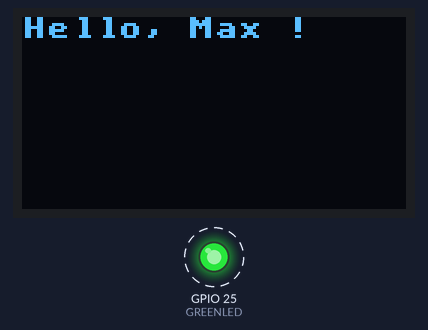
Recording of a program running on a simulated ESP32. On the bench: 128×64 one-colour display, output pins drawn as LEDs (lit = HIGH). Dashed ring = blinking. What the program prints to the serial monitor is not drawn.

Above: at 1.26 s.
At 1.87 s:
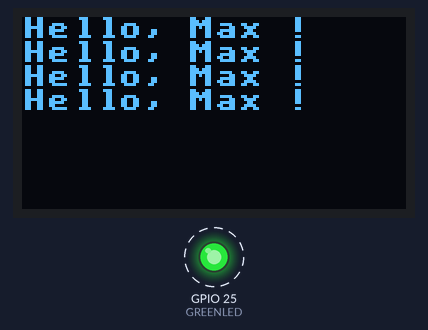
At 2.28 s:
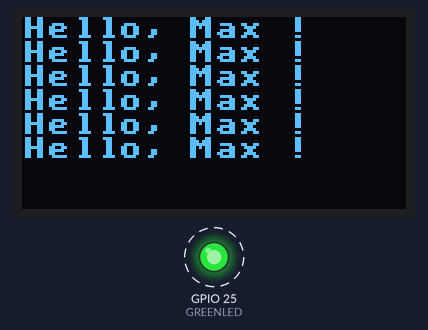
At 2.74 s:
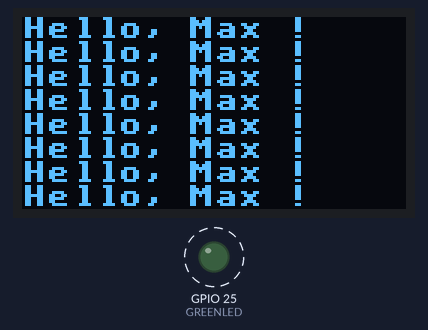
Timing chart, 0 to 40.0 s (numbered marks = the images above):
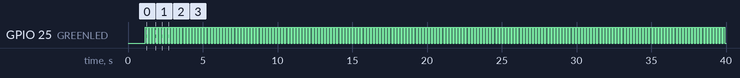

Measured:
- by itself, GPIO 25 (GREENLED): alternates HIGH for 0.10 s and LOW for 0.10 s

The program:

main.cpp
```cpp
#include <Arduino.h>
#include <U8x8lib.h>
#include <Wire.h>

#define GREENLED (25)

#define OLED_RESET U8X8_PIN_NONE
#define OLED_SDA (21)
#define OLED_SCL (22)

U8X8_SSD1306_128X64_NONAME_HW_I2C display = U8X8_SSD1306_128X64_NONAME_HW_I2C(OLED_SCL, OLED_SDA, OLED_RESET);
uint8_t col = 0;

void setup() {
  // put your setup code here, to run once:
  Serial.begin(115200);

  display.begin();  // initialize U8x8 text library for selected display module
  display.setFont(u8x8_font_victoriabold8_r);  // set text font (8x8 pixels)

  delay(1000);
  pinMode(GREENLED, OUTPUT);
  Serial.println("Hello");

  display.clear();
}

void loop() {
  // put your main code here, to run repeatedly:
  digitalWrite(GREENLED, LOW);
  Serial.println("Green LED off");
  delay(100);

  digitalWrite(GREENLED, HIGH);
  Serial.println("Green LED on");

  display.drawString(0, col, "Hello, Max !");  // print text to screen (column 0, row 0)
  delay(100);
  //display.clearLine(col);
  //display.clear();
  col = col + 1 % 8;
}
```
